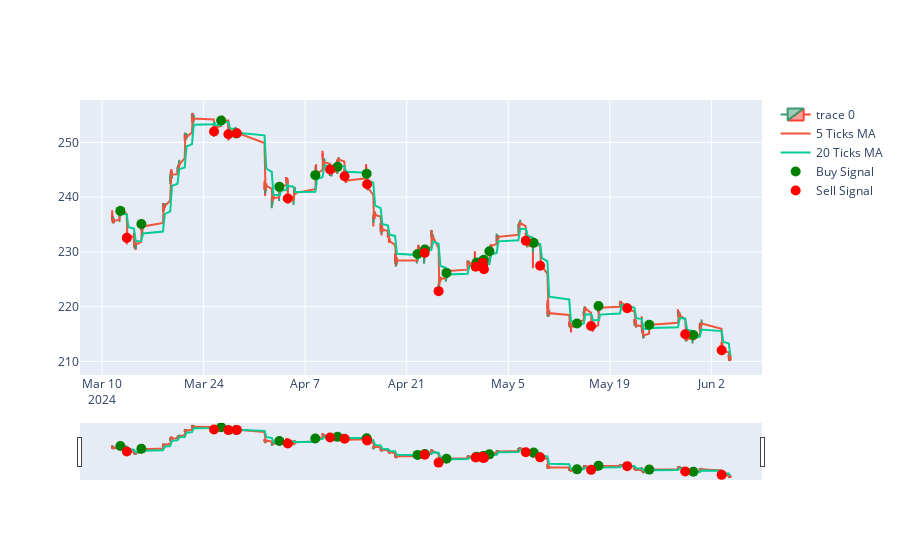

Here is the notebook cell this chart was saved with:
### Code cell
# count the number of times the 5 ticks MA crosses the 20 ticks MA

tsm_data['5T_MA'] = tsm_data['Close'].rolling(window=5).mean()
tsm_data['20T_MA'] = tsm_data['Close'].rolling(window=20).mean()

tsm_data['signal'] = np.where(tsm_data['5T_MA'] > tsm_data['20T_MA'], 1, 0)
tsm_data['signal'] = tsm_data['signal'].diff()


print(tsm_data['signal'].value_counts())

# plot the buy and sell signals

fig = go.Figure(data=[go.Candlestick(x=tsm_data.index,
                open=tsm_data['Open'],
                high=tsm_data['High'],
                low=tsm_data['Low'],
                close=tsm_data['Close'])])

fig.add_trace(go.Scatter(x=tsm_data.index, y=tsm_data['Close'].rolling(window=5).mean(), name='5 Ticks MA'))
fig.add_trace(go.Scatter(x=tsm_data.index, y=tsm_data['Close'].rolling(window=20).mean(), name='20 Ticks MA'))

buy_signals = tsm_data[tsm_data['signal'] == 1]
sell_signals = tsm_data[tsm_data['signal'] == -1]

fig.add_trace(go.Scatter(x=buy_signals.index, y=buy_signals['Close'], mode='markers', marker=dict(color='green', size=10), name='Buy Signal'))

fig.add_trace(go.Scatter(x=sell_signals.index, y=sell_signals['Close'], mode='markers', marker=dict(color='red', size=10), name='Sell Signal'))

fig.show()

### Figure 1 — Plotly figure (JSON) as saved in the notebook; plotly's stock layout.template omitted (floating-point values rounded to 4 significant figures; data arrays with more than 128 entries replaced by an {"elided": "..."} marker saying what was removed)
{"data": [{"close": {"elided": "779 float values"}, "high": {"elided": "779 float values"}, "low": {"elided": "779 float values"}, "open": {"elided": "779 float values"}, "type": "candlestick", "x": {"elided": "779 str values"}}, {"name": "5 Ticks MA", "type": "scatter", "x": {"elided": "779 str values"}, "y": {"elided": "779 float values"}}, {"name": "20 Ticks MA", "type": "scatter", "x": {"elided": "779 str values"}, "y": {"elided": "779 float values"}}, {"marker": {"color": "green", "size": 10}, "mode": "markers", "name": "Buy Signal", "type": "scatter", "x": ["2024-03-12T12:30:00-04:00", "2024-03-15T10:00:00-04:00", "2024-03-26T10:00:00-04:00", "2024-03-28T12:00:00-04:00", "2024-04-03T10:30:00-04:00", "2024-04-08T09:30:00-04:00", "2024-04-11T11:00:00-04:00", "2024-04-15T11:30:00-04:00", "2024-04-22T12:00:00-04:00", "2024-04-23T12:00:00-04:00", "2024-04-26T11:30:00-04:00", "2024-04-30T15:00:00-04:00", "2024-05-01T10:30:00-04:00", "2024-05-01T11:30:00-04:00", "2024-05-01T15:00:00-04:00", "2024-05-02T09:30:00-04:00", "2024-05-08T12:00:00-04:00", "2024-05-14T11:30:00-04:00", "2024-05-17T10:30:00-04:00", "2024-05-24T10:30:00-04:00", "2024-05-30T12:30:00-04:00"], "y": [237.5, 235.1, 254, 251.6, 241.9, 244.0, 245.5, 244.3, 229.6, 230.4, 226.2, 228.1, 228.3, 227.4, 228.6, 230.1, 231.7, 216.9, 220.1, 216.7, 214.8]}, {"marker": {"color": "red", "size": 10}, "mode": "markers", "name": "Sell Signal", "type": "scatter", "x": ["2024-03-13T10:00:00-04:00", "2024-03-25T10:30:00-04:00", "2024-03-27T10:00:00-04:00", "2024-03-28T14:00:00-04:00", "2024-04-04T14:30:00-04:00", "2024-04-10T10:30:00-04:00", "2024-04-12T10:30:00-04:00", "2024-04-15T13:00:00-04:00", "2024-04-23T11:30:00-04:00", "2024-04-25T09:30:00-04:00", "2024-04-30T12:00:00-04:00", "2024-05-01T09:30:00-04:00", "2024-05-01T11:00:00-04:00", "2024-05-01T12:30:00-04:00", "2024-05-01T15:30:00-04:00", "2024-05-07T10:00:00-04:00", "2024-05-09T09:30:00-04:00", "2024-05-16T10:00:00-04:00", "2024-05-21T09:30:00-04:00", "2024-05-29T09:30:00-04:00", "2024-06-03T10:00:00-04:00"], "y": [232.6, 252, 251.5, 251.7, 239.7, 245.0, 243.8, 242.4, 229.8, 222.8, 227.3, 227.3, 228, 227.3, 226.8, 232.0, 227.5, 216.5, 219.7, 215.0, 212.1]}], "layout": {}}
